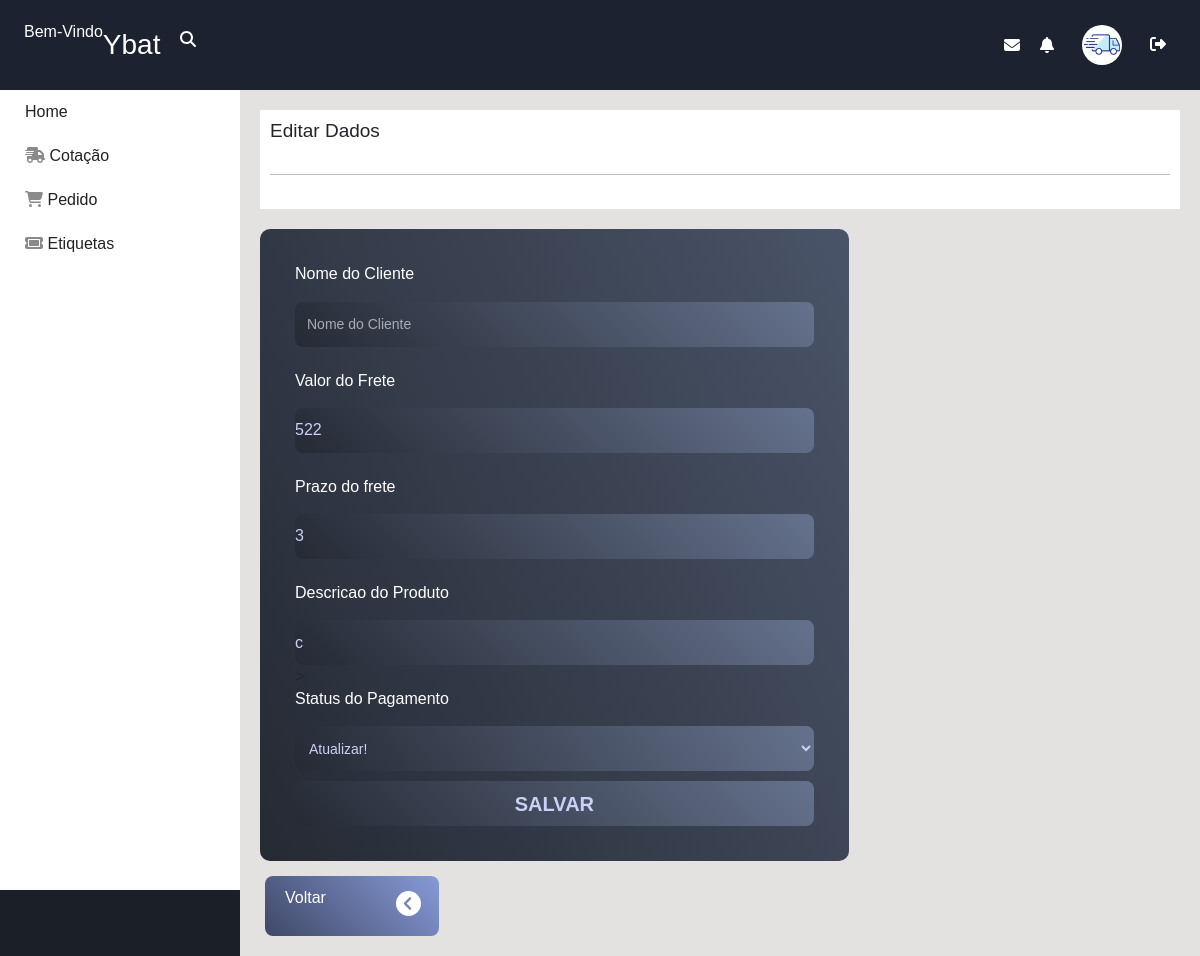
Page /dashboard/newSale.php?id=10 (signed in) on the committed database.
### tables this page shows
CREATE TABLE `pedido` (
  `idPed` int(11) NOT NULL,
  `altura` double NOT NULL,
  `cepDestino` int(10) NOT NULL,
  `cepOrigem` int(10) NOT NULL,
  `comprimento` double NOT NULL,
  `frete` varchar(15) NOT NULL,
  `idUser` int(11) NOT NULL,
  `largura` double NOT NULL,
  `peso` float NOT NULL,
  `prazo` int(11) NOT NULL,
  `tipoFrete` enum('40010','41106') NOT NULL,
  `valor` float NOT NULL,
  `nomeDestinatario` varchar(20) NOT NULL,
  `descricao` varchar(100) NOT NULL,
  `venda` enum('s','n') NOT NULL,
  `nome` varchar(45) NOT NULL
);

### dashboard/newSale.php (the view, shortened to what this page needs)
<?php
   include('../inc/database.php');
   $id = $_SESSION['user'];
   $sqlSelect = "SELECT * from usuario where id = $id";
   $resultEdit = mysqli_query($conn, $sqlSelect);
   if($resultEdit->num_rows > 0){
    while ($row_users = mysqli_fetch_assoc($resultEdit)) {
        $nome = $row_users['nome'];
        $tipo = $row_users['tipo'];
        }
    }
   if(isset($_GET['id'])){
    $id = $_GET['id'];
    $sqlSelect = "SELECT * from pedido where idPed = $id";
    $resultEdit = mysqli_query($conn, $sqlSelect);
    if($resultEdit->num_rows > 0){
    while ($row_users = mysqli_fetch_assoc($resultEdit)) {
        $nome = $row_users['nome'];
        $valor = $row_users['valor'];
        $tipoFrete = $row_users['tipoFrete'];
        $prazo = $row_users['prazo'];
        $descricao = $row_users['descricao'];
        }
    }
}
?>
<!DOCTYPE html>
<html lang="en">
<head>
    <link rel="stylesheet" href="estilo.css">
    <link href="https://cdn.jsdelivr.net/npm/bootstrap@5.2.2/dist/css/bootstrap.min.css" rel="stylesheet">
    <link rel="stylesheet" href="form1.css">
</head>
<body>
    <header>
        <div class="info-header">
            Bem-Vindo
            <div class="logo">
                <h3><?php echo  $_SESSION['nome']; ?></h3>
            </div>
            <div class="icons-header">
                <i class="fa-solid fa-magnifying-glass"></i>
            </div>
        </div>
        <div style="align-items: center;" class="info-header">
            <i class="fa-solid fa-envelope"></i>
            <i class="fa-solid fa-bell"></i>
            <a href="perfil.php"><img src="../img/images.png" alt=""></a>
            <a href="logout.php"><i class="fa-solid fa-right-from-bracket"></i></a>
        </div>
    </header>
    <section class="main">
    <div class="sidebar">
            <?php
                if($tipo == "A"){ ?>
                    <a  href="painelA.php">Home</a>
                    <a href="cadastrar.php"><i class="fa-solid fa-users-gear"></i> Usuários</a>
                    <a href="vendas.php"><i class="fa-solid fa-cash-register"></i> Vendas</a>
                     <?php }
                else if($tipo == "T"){ ?>
                    <a  href="painelT.php">Home</a> <?php }
                    else if($tipo == "E"){ ?>
                        <a  href="painelE.php">Home</a> <?php }
                        else if($tipo == "C"){ ?>
                            <a  href="painelC.php">Home</a> <?php }
                ?>
                <a href="cotacao.php"><i class="fa-solid fa-truck-fast"></i> Cotação</a>
                <a href="pedido.php"><i class="fa-solid fa-cart-shopping"></i> Pedido</a>
            <a href="viewEt.php"><i class="fa-solid fa-ticket"></i> Etiquetas</a>
            <br/>
        </div>
        <div class="content">
            <div class="titulo-secao">
                <h2>Editar Dados</h2>
                <br/>
                <div class="separator"></div>
                <br/>
            </div>
            <div class="box-info">
            <section class="area-cadastro">
                <div class="cadastro">
                    <form method="POST" action="">
                        <h6 style="color: white;">Nome do Cliente</h6>
                        <input type="text" name="nome"  placeholder="Nome do Cliente" value="<?php echo $nome ?>"></br>
                        <h6 style="color: white;">Valor do Frete</h6>
                        <input type="text" name="valor"  placeholder="Valor do Frete" value="<?php echo $valor ?>"></br>
                        <h6 style="color: white;">Prazo do frete</h6>
                        <input type="text" name="prazo" placeholder="Prazo" value="<?php echo $prazo ?>"></br>
                        <h6 style="color: white;">Descricao do Produto</h6>
                        <input type="text" name="descricao" placeholder="Decricao" value="<?php echo $descricao ?>">></br>
                        <h6 style="color: white;">Status do Pagamento</h6>
                        <select name="stats" id="stats">
                            <option selected disabled>
                                <?php
                                    if ($tipoFrete == 'P') {
                                        echo  "Pendente";
                                    }else if($tipoFrete == 'C') {
                                        echo "Concluido";
                                    }else if($tipoFrete == 'E') {
                                        echo "Cancelado";
                                    } else{
                                        echo "Atualizar!";
                                    }
                                ?>
                            </option>
                        </select>
                        <input type="submit" name="salvar" value="salvar" >
                    </form>
                </div>
             </section>
            </div>
        <div class="voltar">
            <div style="background:linear-gradient(45deg, #3f4866, #879ad8);" class="box-info-single">
                    <div class="info-text">
                        <p class="back">
                            <a  href="viewPed.php">Voltar</a>
                        </p>
                    </div>
                    <a href="viewPed.php"><i class="fa-solid fa-circle-chevron-left"></i></a>
                </div>
            </div>
        </div>
    </section>
</body>
</html>

### dashboard/estilo.css (style rules this page uses)
* { margin: 0; padding: 0; box-sizing: border-box; font-family: Verdana, Geneva, Tahoma, sans-serif; }
html, body { height: 100%; }
header { background-color: #1D2231; color: white; padding: 20px 2%; display: flex; justify-content: space-between; }
.logo { margin-top: 8px; }
.logo h3 { cursor: pointer; }
.icons-header { margin-top: 8px; }
.icons-header svg { cursor: pointer; }
.info-header { color: white; display: flex; justify-content: space-around; }
.info-header img { width: 40px; height: 40px; border-radius: 20px; margin:0 8px; }
.info-header svg { margin: 0 10px; }
.icons-header { margin-left: 10px; }
.main { display: flex; flex-wrap: wrap; height: 100%; }
.sidebar { width: 20%; background-color: white; height: 100%; }
.sidebar a { display: block; text-decoration: none; padding: 10px 15px; color: #222; }
.sidebar a > svg { color: rgb(138, 138, 138); }
.content { width: 80%; background-color: rgb(228, 225, 225); padding: 20px; }
.titulo-secao { background-color: white; padding: 10px; }
.titulo-secao h2 { font-size: 19px; }
.separator { width: 100%; height: 1px; background-color: rgb(190, 189, 189); }
.box-info { width: 100%; margin-top: 20px; display: flex; justify-content: space-between; }
.box-info-single { flex: 0.8; display: flex; justify-content: space-between; border-radius: 8px; color: whitesmoke; padding: 10px; margin:0 5px; }
.box-info-single svg { font-size: 30px; padding: 5px 8px; }
.box-info-single p { color: white; font-family: 'Franklin Gothic Medium', 'Arial Narrow', Arial, sans-serif; }
.box-info-single a { text-decoration: none; }

### dashboard/form1.css (style rules this page uses)
body { background-color: #1b1f27; font-family:'Franklin Gothic Medium', 'Arial Narrow', Arial, sans-serif; }
input::placeholder { color: #aaacb1; font-size: 14px; padding-left: 12px; }
.area-cadastro { display: flex; width: 80%; height: 100%; }
.cadastro { display: flex; flex-direction: column; align-items: center; background:linear-gradient(65deg, #252a34, #4a5468); border-radius: 10px; width: 80%; height: 80%; padding: 35px; }
.cadastro form { display: flex; width: 100%; flex-direction: column; }
.cadastro input { margin-top: 10px; background:linear-gradient(45deg, #252a34, #65728d); color: #cbd0f7; border: none; height: 45px; outline: none; border-radius: 8px; }
form [type="submit"] { display: block; background-color: rgb(20, 18, 88); font-size: 20px; text-transform: uppercase; font-weight: bold; cursor: pointer; }
a { color: white; text-decoration: none; margin-left: 10px; }
.cadastro select { font-size: 14px; padding-left: 10px; margin-top: 10px; background:linear-gradient(55deg, #252a34, #65728d); color: #cbd0f7; border: none; height: 45px; outline: none; border-radius: 8px; align-content: center; }
.voltar { margin-top: 15px; width: 20%; height: 5%; }
.voltar svg { font-size: 25px; }

### rows in the picture
pedido: valor "522", prazo "3", descricao "c"

### other values in the picture
$_SESSION['nome'] "Ybat"
